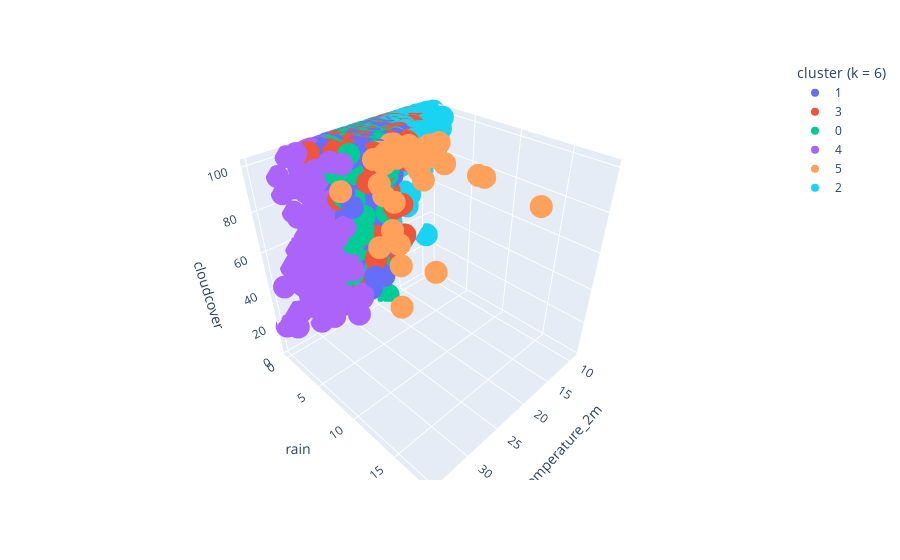

Notebook code cell kept with this figure:
### Code cell
fig = px.scatter_3d(df_clusters, x="temperature_2m", y="rain", z="cloudcover", color="cluster (k = 6)")
fig.show()

### Figure 1 — Plotly figure (JSON) as saved in the notebook; plotly's stock layout.template omitted (floating-point values rounded to 4 significant figures; data arrays with more than 128 entries replaced by an {"elided": "..."} marker saying what was removed)
{"data": [{"hovertemplate": "cluster (k = 6)=1<br>temperature_2m=%{x}<br>rain=%{y}<br>cloudcover=%{z}<extra></extra>", "legendgroup": "1", "marker": {"color": "#636efa", "symbol": "circle"}, "mode": "markers", "name": "1", "scene": "scene", "showlegend": true, "type": "scatter3d", "x": {"elided": "284 float values"}, "y": {"elided": "284 float values"}, "z": {"elided": "284 int values"}}, {"hovertemplate": "cluster (k = 6)=3<br>temperature_2m=%{x}<br>rain=%{y}<br>cloudcover=%{z}<extra></extra>", "legendgroup": "3", "marker": {"color": "#EF553B", "symbol": "circle"}, "mode": "markers", "name": "3", "scene": "scene", "showlegend": true, "type": "scatter3d", "x": {"elided": "202 float values"}, "y": {"elided": "202 float values"}, "z": {"elided": "202 int values"}}, {"hovertemplate": "cluster (k = 6)=0<br>temperature_2m=%{x}<br>rain=%{y}<br>cloudcover=%{z}<extra></extra>", "legendgroup": "0", "marker": {"color": "#00cc96", "symbol": "circle"}, "mode": "markers", "name": "0", "scene": "scene", "showlegend": true, "type": "scatter3d", "x": {"elided": "263 float values"}, "y": {"elided": "263 float values"}, "z": {"elided": "263 int values"}}, {"hovertemplate": "cluster (k = 6)=4<br>temperature_2m=%{x}<br>rain=%{y}<br>cloudcover=%{z}<extra></extra>", "legendgroup": "4", "marker": {"color": "#ab63fa", "symbol": "circle"}, "mode": "markers", "name": "4", "scene": "scene", "showlegend": true, "type": "scatter3d", "x": {"elided": "177 float values"}, "y": {"elided": "177 float values"}, "z": {"elided": "177 int values"}}, {"hovertemplate": "cluster (k = 6)=5<br>temperature_2m=%{x}<br>rain=%{y}<br>cloudcover=%{z}<extra></extra>", "legendgroup": "5", "marker": {"color": "#FFA15A", "symbol": "circle"}, "mode": "markers", "name": "5", "scene": "scene", "showlegend": true, "type": "scatter3d", "x": [22.9, 22.9, 25.1, 22.4, 26.8, 21, 23.2, 19.6, 19.2, 21.6, 23.6, 24.8, 17.8, 22.8, 20.4, 20.3, 20, 24.8, 21.3, 28.1, 22.6, 24.8, 22.5, 19.5, 23.5, 19.9, 23, 23.3, 16.5, 28.5, 23.4, 20.7, 23.5, 20.7, 21.6, 21.8, 24.6, 23, 22.2, 21.9], "y": [6, 5.1, 7.5, 4.7, 9.3, 18.3, 4.3, 7, 6.2, 5, 5, 5.1, 6, 5.8, 3.8, 9.4, 12.5, 6.3, 9.3, 8.1, 5.9, 5.6, 5.8, 4.9, 4.2, 13, 4.4, 8.9, 6.2, 4.2, 5.7, 3.7, 4.2, 7.7, 7.7, 5.3, 10.3, 4.9, 7.5, 4.1], "z": [100, 100, 86, 100, 41, 100, 100, 100, 100, 54, 82, 100, 100, 100, 100, 100, 100, 100, 49, 71, 100, 90, 99, 100, 100, 100, 100, 100, 100, 89, 66, 100, 100, 100, 100, 43, 100, 100, 100, 100]}, {"hovertemplate": "cluster (k = 6)=2<br>temperature_2m=%{x}<br>rain=%{y}<br>cloudcover=%{z}<extra></extra>", "legendgroup": "2", "marker": {"color": "#19d3f3", "symbol": "circle"}, "mode": "markers", "name": "2", "scene": "scene", "showlegend": true, "type": "scatter3d", "x": {"elided": "169 float values"}, "y": {"elided": "169 float values"}, "z": {"elided": "169 int values"}}], "layout": {"legend": {"title": {"text": "cluster (k = 6)"}, "tracegroupgap": 0}, "margin": {"t": 60}, "scene": {"domain": {"x": [0, 1], "y": [0, 1]}, "xaxis": {"title": {"text": "temperature_2m"}}, "yaxis": {"title": {"text": "rain"}}, "zaxis": {"title": {"text": "cloudcover"}}}}}
